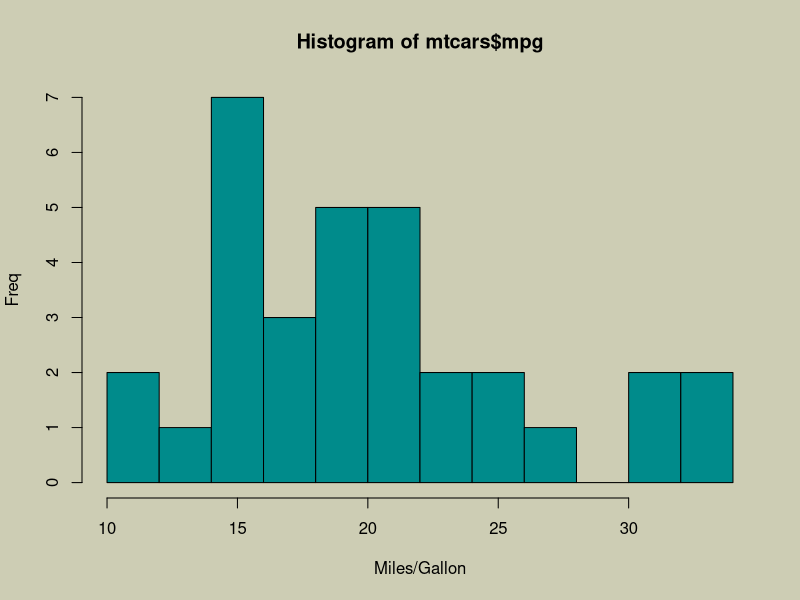
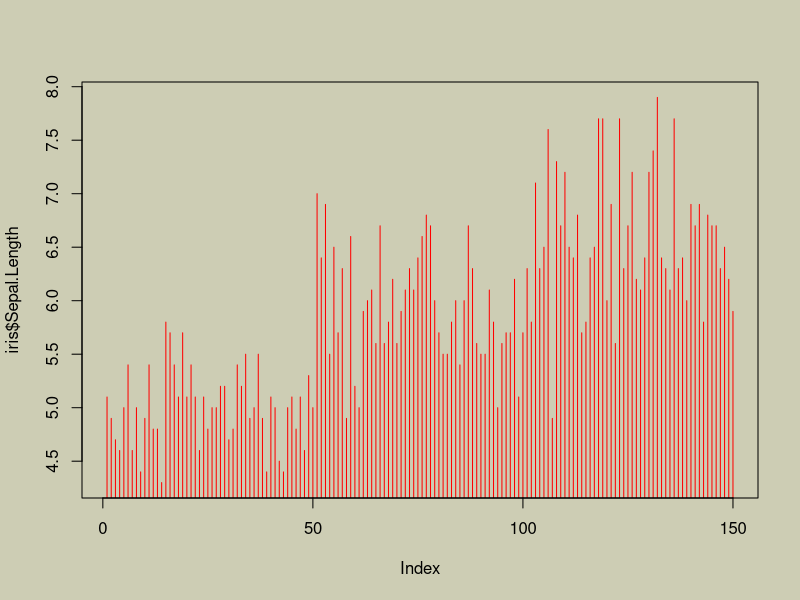
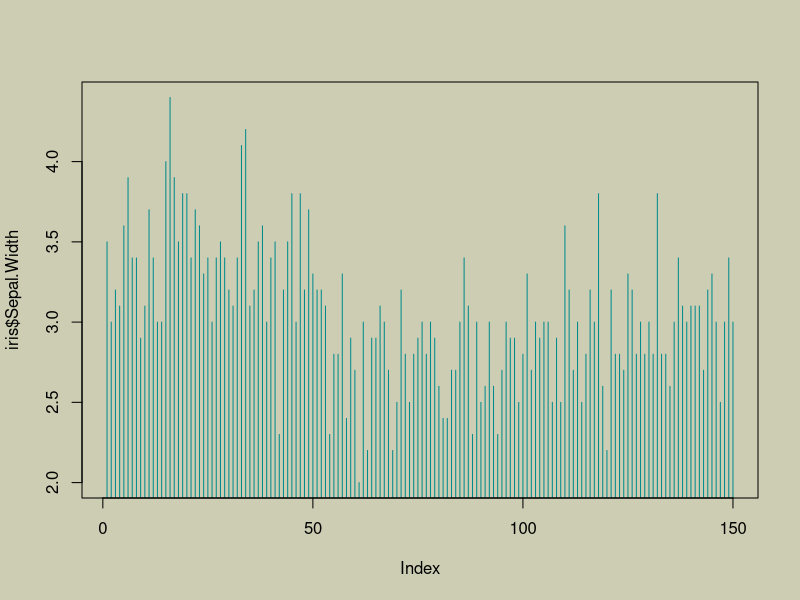
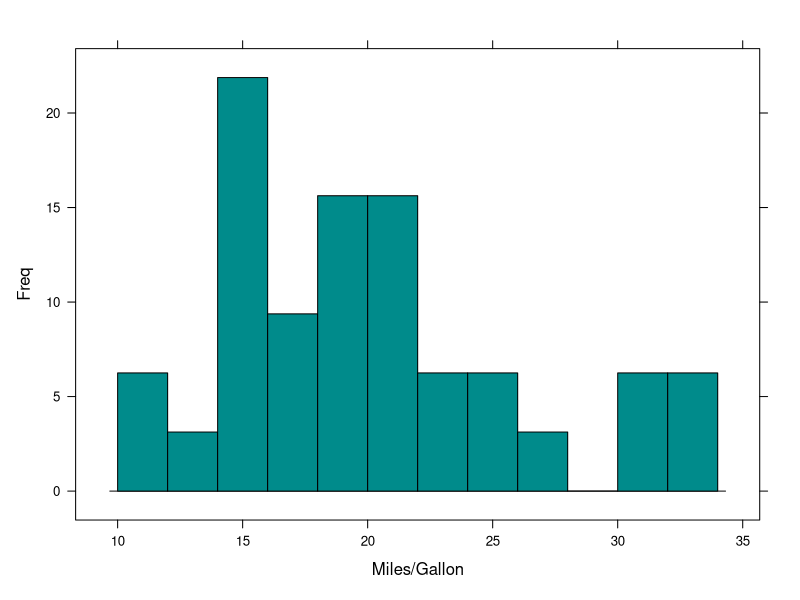
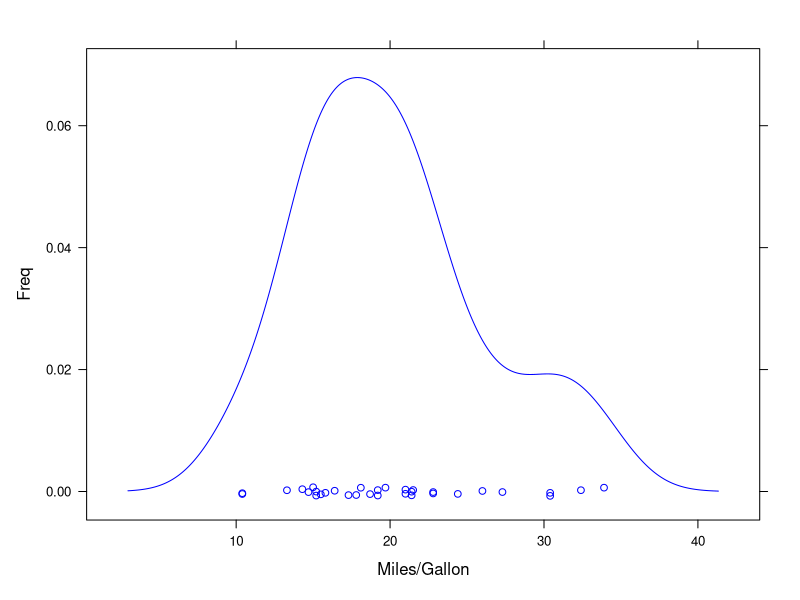
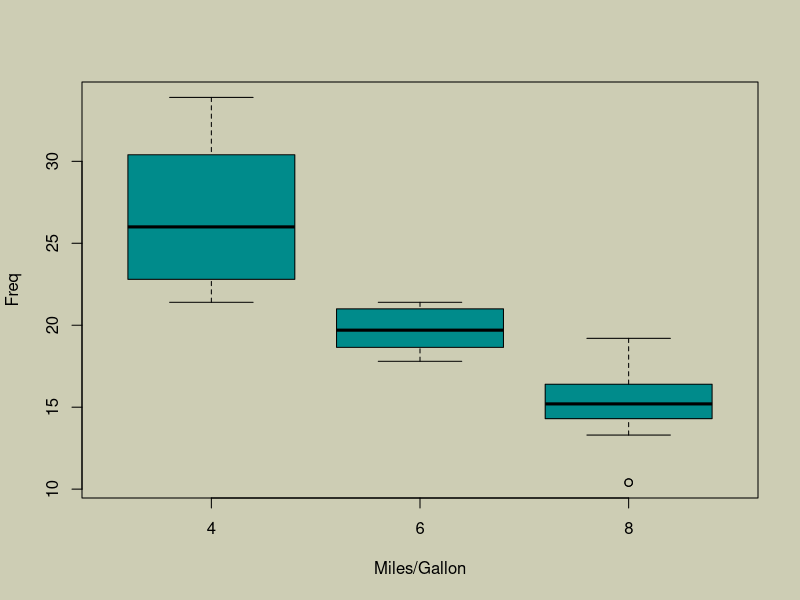
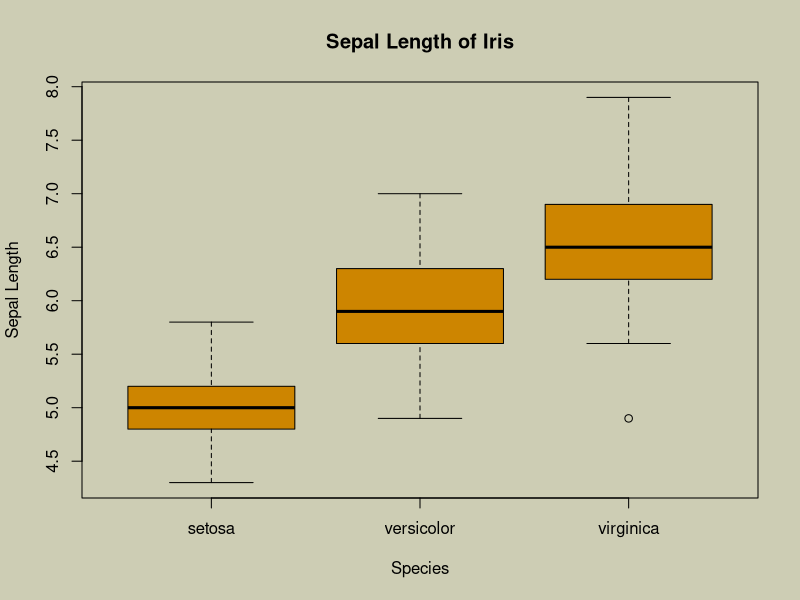
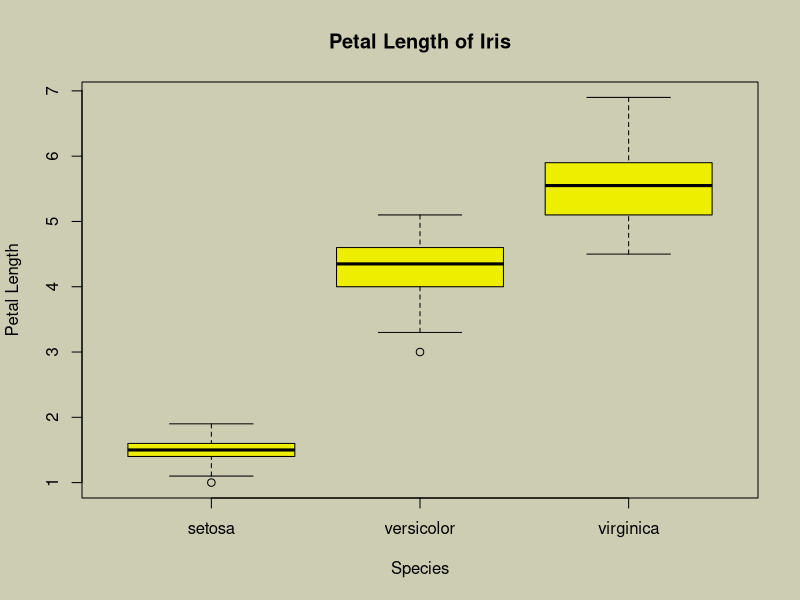

Write R code to recreate these figures, in order.
#Data Analysis using Visualizations
#Base Plots used: hist, plot
#lattice package plots used: histogram,densityplot,bwplot,boxplot,xyplot
#ggplot2 plots used: ggplot, qplot
getwd()

data("mtcars")
str(mtcars)
class(mtcars)
names(mtcars)
head(mtcars)
summary(mtcars$mpg)
IQR(mtcars$mpg) 
#3rd Quarter - 1st Quarter (= values inside the box of boxplot, hence it's used to find outliers)
#Upper Outlier =  3/2*Upper Quartile(75%)
#Lower Outlier = 3/2*Lower Quartile(25%)

#****************************************************
#Base plots:
#****************************************************
colors() #lists out the available colors
par(bg = 'lightyellow3') #sets the background color for plots
hist(mtcars$mpg,
     breaks = 10,
     col = 'cyan4',
     xlab = 'Miles/Gallon',
     ylab = 'Freq'
     )
#****************************
plot(iris$Sepal.Length,
     col = 'red',
     type = 'h'
     )

plot(iris$Sepal.Width,
     col = 'cyan4',
     type = 'h'
     )

#****************************************************
#Lattice plots:
#****************************************************
library(lattice)
histogram(mtcars$mpg,
          breaks = 10,
          col = 'cyan4',
          xlab = "Miles/Gallon", 
          ylab = "Freq"
          )
#*********************************
densityplot(mtcars$mpg,
            col = 'blue',
            xlab = "Miles/Gallon", 
            ylab = "Freq"
            )
#*********************************
boxplot(mtcars$mpg ~ mtcars$cyl,
        col = 'cyan4',
        xlab = "Miles/Gallon", 
        ylab = "Freq"
        )

boxplot(iris$Sepal.Length ~ iris$Species, 
        main = 'Sepal Length of Iris',
        ylab = 'Sepal Length',
        xlab = 'Species',
        col = 'orange3'
        )

boxplot(iris$Petal.Length ~ iris$Species,
        main = 'Petal Length of Iris',
        ylab = 'Petal Length',
        xlab = 'Species',
        col = 'yellow2'
        )

boxplot(iris$Sepal.Width ~ iris$Species,
        main = 'Sepal Width of Iris',
        ylab = 'Sepal Width',
        xlab = 'Species',
        col = 'turquoise'
        )

boxplot(iris$Petal.Width ~ iris$Species,
        main = 'Petal Width of Iris',
        ylab = 'Petal Width',
        xlab = 'Species',
        col = 'lightgreen'
        )

#******************************************
bwplot(iris$Sepal.Length ~ iris$Species,
       main = 'Sepal Length across Species',
       ylab = 'Sepal Length',
       xlab = 'Species',
       col = 'orange'
       )
bwplot(iris$Petal.Length ~ iris$Species,
       main = 'Petal Length across Species',
       ylab = 'Petal Length',
       xlab = 'Species',
       col = 'turquoise2'
       )
bwplot(iris$Sepal.Width ~ iris$Species,
       main = 'Sepal Width across Species',
       ylab = 'Sepal Width',
       xlab = 'Species',
       col = 'navy'
       )
bwplot(iris$Petal.Width ~ iris$Species,
       main = 'Petal Width across Species',
       ylab = 'Petal Width',
       xlab = 'Species',
       col = 'red3'
       )

#*********************************************
data("environmental")
str(environmental)
library(dplyr)
glimpse(environmental)

xyplot(environmental$ozone ~ environmental$wind, col = 'magenta')

xyplot(iris$Sepal.Width ~ iris$Species,
       main = 'Sepal Length by Species',
       xlab = 'Species',
       ylab = 'Sepal Length',
       col = 'magenta',
       pch=20
       )

#*****************************************************
#plotting the features using ggplot() and qplot()
#*****************************************************
library(ggplot2)
table(iris$Sepal.Length, iris$Species)

ggplot(iris, aes(x = Sepal.Length, fill = Species)) +
    geom_bar() +
    facet_wrap(~ Species) +
    ggtitle("Sepal Length of Iris' Species") +
    ylab('Frequency') +
    labs(fill = 'Species')

ggplot(iris, aes(x = Petal.Length, fill = Species)) +
    geom_bar() +
    facet_wrap(~ Species) +
    ggtitle("Petal Length of Iris' Species") +
    ylab('Frequency') +
    labs(fill = 'Species')

ggplot(iris, aes(x = Sepal.Width, fill = Species)) +
    geom_bar() +
    facet_wrap(~ Species) +
    ggtitle("Sepal Width of Iris' Species") +
    ylab('Frequency') +
    labs(fill = 'Species')

ggplot(iris, aes(x = Petal.Width, fill = Species)) +
    geom_bar() +
    facet_wrap(~ Species) +
    ggtitle("Petal Width of Iris' Species") +
    ylab('Frequency') +
    labs(fill = 'Species')

#*******************************************************
qplot(x = iris$Species,
      y = iris$Sepal.Length,
      data = iris,
      geom = 'boxplot',
      main = 'Sepal Length across Species',
      xlab = 'Species',
      ylab = 'Sepal Length'
      )

qplot(x = iris$Species,
      y = iris$Petal.Length,
      data = iris,
      geom = 'boxplot',
      main = 'Petal Length across Species',
      xlab = 'Species',
      ylab = 'Petal Length'
      )

qplot(x = iris$Species,
      y = iris$Sepal.Width,
      data = iris,
      geom = 'boxplot',
      main = 'Sepal Width across Species',
      xlab = 'Species',
      ylab = 'Sepal Width'
      )

qplot(x = iris$Species,
      y = iris$Petal.Width,
      data = iris,
      geom = 'boxplot',
      main = 'Petal Width across Species',
      xlab = 'Species',
      ylab = 'Petal Width'
      )
#****************************************************